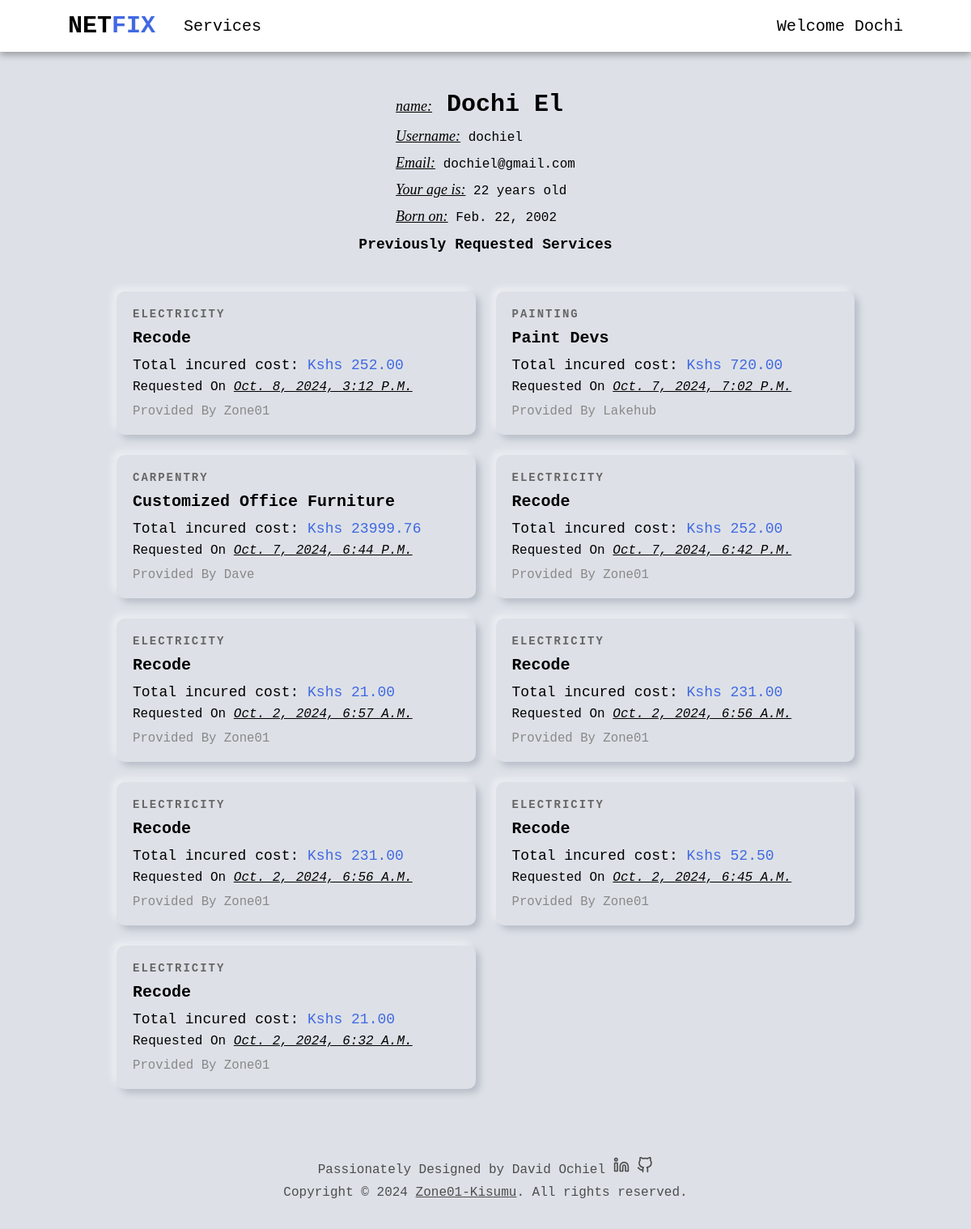
The page /customer/profile/ (signed in) on the database its author committed.
### users/models.py (models this page shows, shortened)
class User(AbstractUser):
    is_company = models.BooleanField(default=False)
    is_customer = models.BooleanField(default=False)
    email = models.EmailField(max_length=100, unique=True)
    username = models.CharField(max_length=100, unique=True)
    id = models.UUIDField(default=uuid.uuid4, unique=True, primary_key=True, editable=False) # override the default id field
    USERNAME_FIELD = 'email'
    REQUIRED_FIELDS = ['username']

class Customer(models.Model):
    user = models.OneToOneField(User, on_delete=models.CASCADE, primary_key=True)
    d_o_b = models.DateField(null=True, blank=True)

class Company(models.Model):
    user = models.OneToOneField(User, on_delete=models.CASCADE, primary_key=True)
    choices = (
        ('Air Conditioner', 'Air Conditioner'),
        ('All in One', 'All in One'),
        ('Carpentry', 'Carpentry'),
        ('Electricity', 'Electricity'),
        ('Gardening', 'Gardening'),
        ('Home Machines', 'Home Machines'),
        ('Housekeeping', 'Housekeeping'),
        ('Interior Design', 'Interior Design'),
        ('Locks', 'Locks'),
        ('Painting', 'Painting'),
        ('Plumbing', 'Plumbing'),
        ('Water Heaters', 'Water Heaters'),
    )
    field = models.CharField(max_length=30, blank=False, null=False, default="", choices=choices)
    class Meta:
        verbose_name = 'Company'
        verbose_name_plural = 'Companies'
    def __str__(self):
        return self.user.username

### services/models.py (models this page shows, shortened)
class RequestService(models.Model):
    customer = models.ForeignKey(Customer, on_delete=models.CASCADE)
    service = models.ForeignKey(Service, on_delete=models.CASCADE)
    address = models.CharField(max_length=200)
    time = models.IntegerField(default=1)
    total_cost = models.DecimalField(decimal_places=2, max_digits=7)
    date = models.DateTimeField(auto_now=True, null=False)
    id = models.UUIDField(default=uuid.uuid4, unique=True, primary_key=True, editable=False)
    class Meta:
        verbose_name = 'Requested service'
        verbose_name_plural = 'Requested services'

class Service(models.Model):
    company = models.ForeignKey(Company, default="", on_delete=models.CASCADE)
    name = models.CharField(max_length=40)
    description = models.TextField()
    price_hr = models.DecimalField(decimal_places=2, max_digits=5)
    choices = (
        ('Air Conditioner', 'Air Conditioner'),
        ('Carpentry', 'Carpentry'),
        ('Electricity', 'Electricity'),
        ('Gardening', 'Gardening'),
        ('Home Machines', 'Home Machines'),
        ('Housekeeping', 'Housekeeping'),
        ('Interior Design', 'Interior Design'),
        ('Locks', 'Locks'),
        ('Painting', 'Painting'),
        ('Plumbing', 'Plumbing'),
        ('Water Heaters', 'Water Heaters'),
    )
    field = models.CharField(max_length=30, blank=False, null=False, default="", choices=choices)
    date = models.DateTimeField(auto_now=True, null=False)
    id = models.UUIDField(default=uuid.uuid4, unique=True, primary_key=True, editable=False)
    def __str__(self):
        return self.name

### users/views.py (the view, shortened to what this page needs)
# urls.py: path('customer/profile/', v.customer_profile, name='customer_profile'),
@login_required(login_url='login_user')
def customer_profile(request):
    user = User.objects.get(username=request.user.username)
    requested_services = user.customer.requestservice_set.all().order_by('-date')
    d_o_b = user.customer.d_o_b
    current_date = timezone.now().date()
    age = current_date.year - d_o_b.year
    if (current_date.month < d_o_b.month) or (current_date.month == d_o_b.month and current_date.day < d_o_b.day):
        age -= 1
    context = {
        "profile": user,
        "age": age,
        'requested_services': requested_services,
    }
    return render(request, "users/profile.html", context)

### users/templates/users/profile.html (shortened to what this page needs)
{% extends 'main/base.html' %}
{% block content %}
<section class="non-hero-container">
    {% if request.user.is_authenticated and user.username == profile.username and user.is_customer %}
    <div class="profile-details-header customer-details-header">
        <div class="header-content">
            <h1 class="full-name">
                <span class="profile-usher">name:</span> <span>{{profile.first_name}}
                </span><span>{{profile.last_name}}</span>
            </h1>
            <p class="username"><span class="profile-usher">Username:</span> {{profile.username}}</p>
            <p class="email"><span class="profile-usher">Email:</span> {{profile.email}}</p>
            <p class="age"><span class="profile-usher">Your age is:</span> {{age}} years old</p>
            <p class="age"><span class="profile-usher">Born on:</span> {{profile.customer.d_o_b}}</p>
        </div>
    </div>
    <div class="services-header  services-header-profile">
        <h1>Previously Requested Services</h1>
    </div>
    {% if requested_services %}
    <div class="services-grid">
        {% for requested_service in requested_services %}
        <a href="{% url 'index' requested_service.service.id %}" class="service-card">
            <div class="card-content">
                <p class="service-category">{{ requested_service.service.field }}</p>
                <h2 class="service-name">{{ requested_service.service }}</h2>
                <p class="service-price"><span>Total incured cost:</span> Kshs {{ requested_service.total_cost }}</p>
                <p class="service-date">requested on <span>{{requested_service.date}}</span></p>
                <p class="service-company">provided by {{requested_service.service.company}}</p>
            </div>
        </a>
        {% endfor %}
    </div>
    {% else %}
    <div class="no-services">
        <p>Seems like your service request adventure hasn't begun yet.</p>
        <a class="btn-link" href="{% url 'service_list' %}">Explore services</a>
    </div>
    {% endif %}
    {% endif %}
</section>
{% endblock content %}

### main/templates/main/nav.html (shortened to what this page needs)
<nav class="navbar">
    <div class="left-nav">
        <h1><a class="logo" href="{% url 'home' %}">NET<span>FIX</span></a></h1>
        <div class="services-dropdown">
            <a class="royal-hover" href="{% url 'service_list' %}">Services</a>
        </div>
    </div>
    <div class="account-dropdown">
        {% if request.user.is_authenticated %}
        <span class="royal-hover welcome-nav-text">Welcome {{user.first_name}}</span>
        {% else %}
        <span class="royal-hover">Account</span>
        {% endif %}
    </div>
</nav>

### static/css/style.css (style rules this page uses)
* { margin: 0; padding: 0; box-sizing: border-box; font-family: 'Courier New', Courier, monospace; }
:root { --nav-height: 8vh; --default-back: #dde1e7; }
a { text-decoration: none; color: black; }
.navbar { background-color: white; display: flex; align-items: center; justify-content: space-between; text-align: center; position: fixed; width: 100%; height: var(--nav-height); font-size: 20px; padding: 0 7%; box-shadow: 0 4px 8px rgba(0, 0, 0, 0.3); top: 0; z-index: 100; }
.left-nav { display: flex; align-items: center; }
.left-nav h1 { margin-right: 35px; }
.logo span { color: royalblue; }
.account-dropdown, .services-dropdown { position: relative; display: inline-block; }
.account-dropdown span { cursor: pointer; }
.welcome-nav-text { text-transform: capitalize; }
.non-hero-container { padding: 3rem 12%; }
.services-grid { display: grid; grid-template-columns: repeat(auto-fill, minmax(300px, 1fr)); gap: 25px; }
.services-header { display: flex; align-items: center; justify-content: center; flex-direction: column; margin-bottom: 25px; text-transform: capitalize; }
.service-card { border-radius: 10px; box-shadow: -5px -5px 9px rgba(255,255,255,0.45), 5px 5px 9px rgba(94,104,121,0.3); transition: transform 0.3s; cursor: pointer; text-decoration: none; color: black; display: block; }
.card-content { padding: 20px; }
.service-category { font-size: 14px; font-weight: 800; color: #666; margin-bottom: 10px; text-transform: uppercase; letter-spacing: 2px; }
.service-name { font-size: 20px; text-transform: capitalize; font-weight: bold; margin-bottom: 12px; }
.service-price { font-size: 18px; color: royalblue; margin-bottom: 8px; }
.service-price span { color: black; }
.service-date { font-size: 16px; text-transform: capitalize; margin-bottom: 12px; }
.service-date span { text-decoration: underline; font-style: italic; }
.service-company { font-size: 98%; text-transform: capitalize; color: #888; }
.profile-details-header { display: flex; flex-direction: column; justify-content: center; margin-bottom: 30px; padding: 25px 0; position: relative; height: 180px; }
.customer-details-header { margin-bottom: 0; }
.header-content { display: block; position: absolute; left: 50%; transform: translateX(-50%); height: 100%; }
.profile-details-header .full-name { text-transform: capitalize; font-size: 30px; margin-bottom: 12px; }
.profile-details-header .username, .profile-details-header .email, .profile-details-header .age { font-size: 100%; margin-bottom: 12px; }
.profile-usher { all: initial; font-size: 18px; font-style: italic; text-decoration: underline; }
.services-header-profile { font-size: 12px; margin-bottom: 6vh; }

### rows shown on the page
User: first_name "Dochi", last_name "El", username "dochiel", email "dochiel@gmail.com", customer.d_o_b "Feb. 22, 2002"
RequestService: service.field "ELECTRICITY", service "Recode", total_cost "252.00", date "Oct. 8, 2024, 3:12 P.m.", service.company "Zone01"
RequestService: service.field "PAINTING", service "Paint Devs", total_cost "720.00", date "Oct. 7, 2024, 7:02 P.m.", service.company "Lakehub"
RequestService: service.field "CARPENTRY", service "Customized Office Furniture", total_cost "23999.76", date "Oct. 7, 2024, 6:44 P.m.", service.company "Dave"
RequestService: service.field "ELECTRICITY", service "Recode", total_cost "252.00", date "Oct. 7, 2024, 6:42 P.m.", service.company "Zone01"
RequestService: service.field "ELECTRICITY", service "Recode", total_cost "21.00", date "Oct. 2, 2024, 6:57 A.m.", service.company "Zone01"
RequestService: service.field "ELECTRICITY", service "Recode", total_cost "231.00", date "Oct. 2, 2024, 6:56 A.m.", service.company "Zone01"
RequestService: service.field "ELECTRICITY", service "Recode", total_cost "231.00", date "Oct. 2, 2024, 6:56 A.m.", service.company "Zone01"
RequestService: service.field "ELECTRICITY", service "Recode", total_cost "52.50", date "Oct. 2, 2024, 6:45 A.m.", service.company "Zone01"
RequestService: service.field "ELECTRICITY", service "Recode", total_cost "21.00", date "Oct. 2, 2024, 6:32 A.m.", service.company "Zone01"
